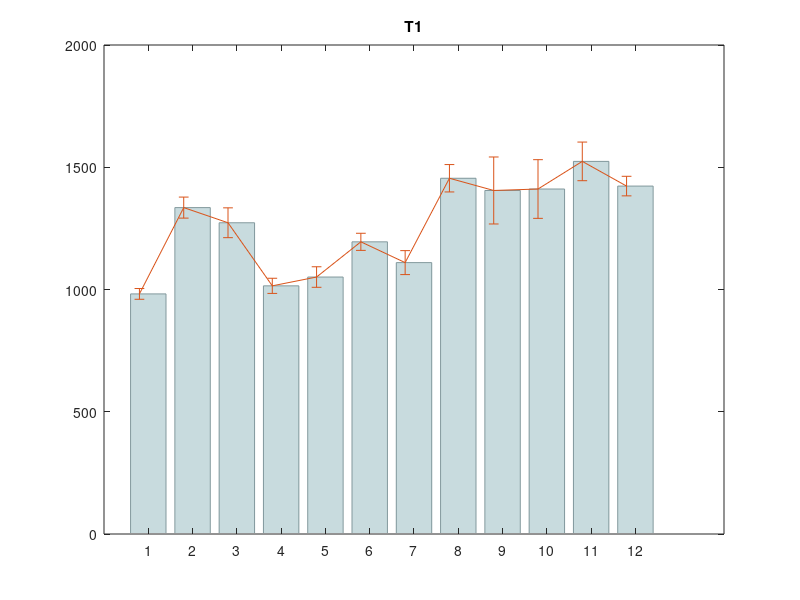

MATLAB code for this plot: (Note: this script raises an error after producing the figure.)

x=[1:12];

map_types={'T1','T2', 'T2s', 'QSM' ,'WF', 'MTVF', 'ADC', 'FA',  'MTRs',  'ihMTR'} ; 
for map_Idx=1:length (map_types)
    % map_type='PD';
    map_type=map_types{map_Idx};

if strcmp (map_type,'T1')
units='[ms]';
Mean_Val=[982 1335 1273 1015 1051 1195 1110 1455 1405 1411 1524 1423 ];      
SD_of_Mean= [22 43 61 31 42 35 49 56 137 120 79 40 ] ;   
Mean_of_SD=[144  111 109 69 254 151 192 126 195 212 203 291 ];
end
if strcmp (map_type,'T2')
% map_type='T2';
units='[ms]';
Mean_Val=[58.8  57.9 52.0 42.0 65.7 56.8 59.2 64.6 68.8 71.7 69.1 66.4 ];    
SD_of_Mean= [1.4  2.0 2.2 1.5 1.9 1.3 1.6 1.7 1.6 2.3 1.3 1.7 ] ;  
Mean_of_SD=[4.8  7.7 4.5 6.3 16.0 6.1 10.9 6.0 5.5 8.5 6.9 8.7 ];
end
if strcmp (map_type,'T2s')
map_type='T2*';
units='[ms]';
Mean_Val=[49.2  48.8 44.2 29.5 50.5 51.5 46.3 59.1 67.4 64.4 67.9 57.5 ];    
SD_of_Mean= [1.7  3.5 3.8 2.4 2.8 4.2 2.2 6.4 5.0 4.0 2.7 2.7 ] ;   
Mean_of_SD=[7.3  10.9 9.8 7.6 11.8 10.5 15.8 14.6 17.4 19.2 16.9 15.5 ];
end
if strcmp (map_type,'QSM')
% map_type='QSM';
units='[10^{-2} ppm]';
Mean_Val=[-0.76  8.49 7.65 20.14 3.40 3.67 2.48 1.53 -1.50 -0.55 0.35 0.45 ];     
SD_of_Mean= [0.39  1.40 1.97 2.46 1.18 0.95 1.28 2.83 0.97 1.17 0.69 0.23 ] ;    
Mean_of_SD=[3.71 3.49 5.21 7.22 4.76 4.18 8.95 5.01 3.68 4.32 3.93 4.12 ]; 
end
if strcmp (map_type,'WF')
% map_type='WF';
units='[%]';
Mean_Val=[70.5 79.6 78.0 70.3 71.9 75.7 73.1 80.9 80.2 80.0 81.2 79.5 ];     
SD_of_Mean= [0.8 1.0 1.8 1.1 1.2 0.9 1.3 1.7 2.9 2.9 1.7 1.1 ] ;    
Mean_of_SD=[4.5 2.3 2.5 2.7 4.8 3.7 5.1 2.6 4.5 4.6 3.8 10.1 ]; 
end
if strcmp (map_type,'MTVF')
% map_type='MTVF';
units='[%]';
Mean_Val=[29.5 20.4 22.0 29.7 28.1 24.3 26.9 19.1 19.8 20.0 18.8 20.5 ];     
SD_of_Mean= [0.8 1.0 1.8 1.1 1.2 0.9 1.2 1.7 2.9 2.9 1.7 1.1 ] ;    
Mean_of_SD=[4.5 2.3 2.5 2.7 4.8 3.7 5.1 2.6 4.5 4.6 3.8 10.1 ];
end
if strcmp (map_type,'ADC')
map_type='MD';
units='[10^{-4} mm^2/s]';
Mean_Val=[7.37 8.14 6.94 6.83 9.23 7.59 8.02 7.90 8.35 8.78 8.34 8.55 ];   
SD_of_Mean= [0.15 0.43 0.10 0.15 0.29 0.16 0.48 0.22 0.21 0.32 0.18 0.22] ;
Mean_of_SD=[0.52 1.99 0.40 0.51 2.01 1.17 2.09 0.57 1.51 1.45 0.91 1.52 ];
end
if strcmp (map_type,'FA')
% map_type='FA';
units='[0-1]';
Mean_Val=[0.41 0.17 0.20 0.33 0.61 0.32 0.46 0.23 0.19 0.18 0.18 0.17 ];   
SD_of_Mean= [0.01 0.01 0.01 0.03 0.03 0.01 0.04 0.04 0.01 0.01 0.01 0.01 ] ;
Mean_of_SD=[0.14  0.06 0.08 0.12 0.17 0.08 0.17 0.07 0.06 0.07 0.06 0.07 ];
end
if strcmp (map_type,'MTRs')
map_type='MTR';
units='[%]';
Mean_Val=[16.2 13.7 14.1 14.6 16.3 15.0 14.9 13.0 14.7 14.6 14.4 14.4 ];     
SD_of_Mean= [0.32 0.45 0.36 0.38 0.39 0.38 0.50 0.33 0.41 0.36 0.28 0.25] ;      
Mean_of_SD=[0.94 0.95 0.66 0.66 1.66 0.72 1.18 0.64 0.90 1.02 1.09 1.42]; 
end
if strcmp (map_type,'ihMTR')
% map_type='ihMTR';
units='[%]';
Mean_Val=[8.2 3.2 4.0 6.5 7.9 5.8 7.4 3.0 4.1 4.2 3.4 3.8 ];     
SD_of_Mean= [0.26 0.25 0.25 0.45 0.42 0.47 0.51 0.34 0.27 0.20 0.18 0.32 ] ;    
Mean_of_SD=[1.45 0.91 0.91 1.20 1.57 1.44 1.82 0.70 0.97 1.03 0.95 1.24 ]; 
end

%% Plot

figure;
bar(x,Mean_Val, 'FaceColor', '#c8dbde', 'EdgeColor','#81989c')                
title (map_type)
hold on

er = errorbar(x-0.2,Mean_Val,SD_of_Mean,SD_of_Mean);
er.Color = '#104b73';                            
er.LineStyle = 'none'; 
er.LineWidth=1;

er2 = errorbar(x+0.2,Mean_Val,Mean_of_SD,Mean_of_SD, 'Color', '#a2142f');                           
er2.LineStyle = 'none'; 
er2.LineWidth=1;

xtickangle(45)
ytickangle(90)

xlabel('Brain ROI')
xticklabels({'cerebral-WM', 'CN','putamen','pallidum','CC','thalamus','Ventral-DC','accumbens area','amygdala','hippocampus','insular cortex','cortex-all'})

ylabel (sprintf('%s %s', map_type, units))

% legend ('Mean value','inter-subject variability', 'Intra-ROI variability')
grid on

end
